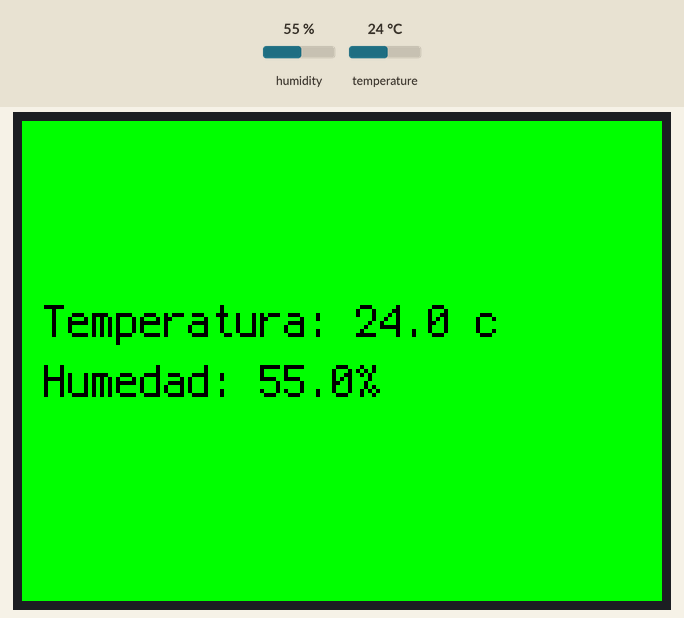
The program below on a simulated Raspberry Pi Pico running CircuitPython. Parts: 320×240 colour display. The inputs (shaded band) are chosen by the test bench; at power-on: humidity 55 %, temperature 24 °C. What the program prints to the serial console is not drawn.

Above: at 1.2 s.
1.3 s: humidity set to 22 %
At 2.6 s:
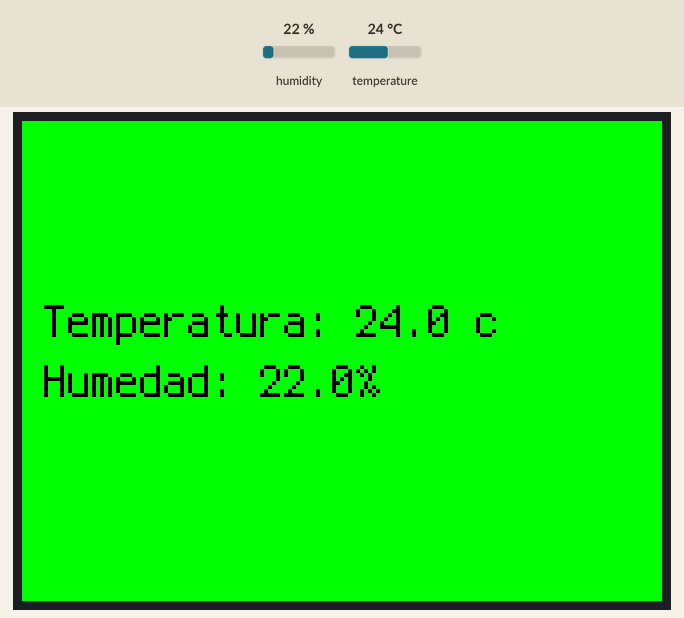
3.0 s: temperature set to 12 °C
At 3.8 s:
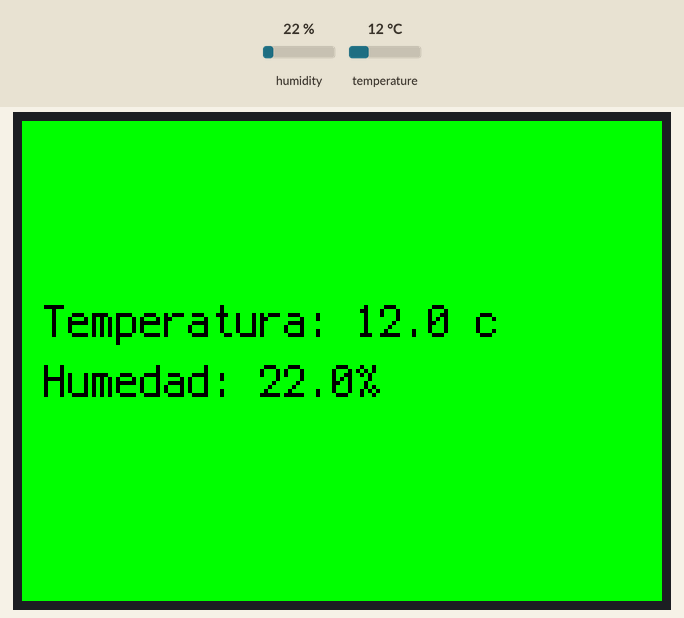
4.5 s: humidity set to 40 %
At 5.1 s:
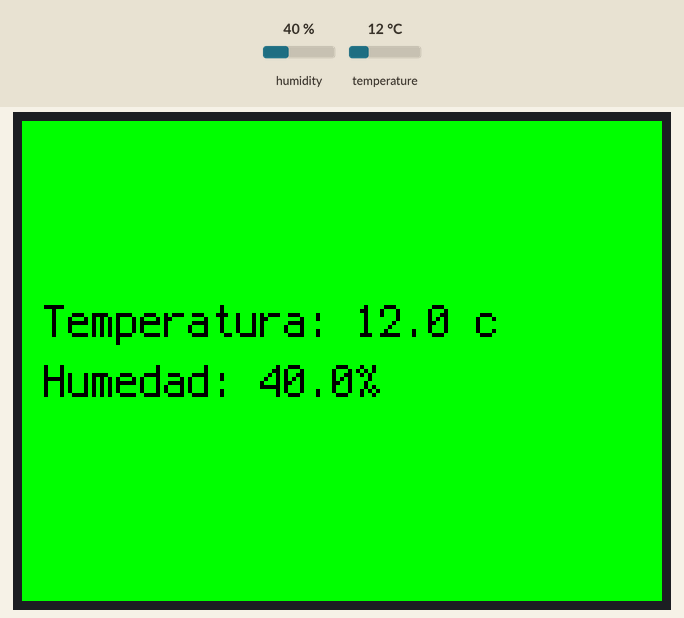
6.0 s: temperature set to 19 °C
Timing chart, 0 to 8.5 s (numbered marks = the images above; inputs shaded):
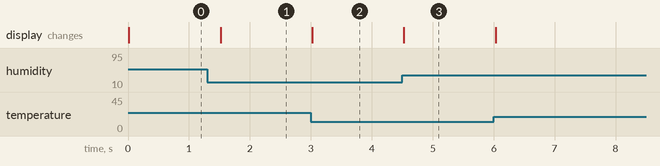

Measured:
- after the input at 1.3 s, the display: changes after 0.22 s (image 1)
- after the input at 3.0 s, the display: changes at once (image 2)
- after the input at 4.5 s, the display: changes at once (image 3)

The program:

DHT20_Sensor_Temp_Humedad.py
```python
import terminalio
from adafruit_display_text import label
from fourwire import FourWire
import board, busio, os, displayio
import adafruit_ahtx0
from adafruit_st7789 import ST7789
import adafruit_ahtx0
import time

# Declaracion de Pines - Pantalla LCD - Starter Kit for Pico 2
mosi_pin = board.GP7 # MOSI
clk_pin = board.GP6 # Clock
reset_pin = board.GP24 # Reset
cs_pin = board.GP17 # Chip Select
dc_pin = board.GP16 # RS (register select) o DC (data command)
disp_blk = board.GP0 # Pin Led Back Light

# Declaracion de pines Sensor DHT20
sensor_scl = board.GP3
sensor_sda = board.GP2

# Inicializacion del bus de datos SPI
displayio.release_displays()
spi = busio.SPI(clock=clk_pin, MOSI=mosi_pin)
display_bus = FourWire(spi, command=dc_pin, chip_select=cs_pin, reset=reset_pin)

# Inicializacion del bus de datos I2C
i2c = busio.I2C(sensor_scl, sensor_sda)
sensor_dht20 = adafruit_ahtx0.AHTx0(i2c)

# Inicializacion del Display ST7789
display = ST7789(display_bus, width=320 , height=240, backlight_pin=disp_blk, rotation=270)

# Se Inicializa el Contenedor Principal
pantalla = displayio.Group(scale=1, x=0, y=0) # Grupo recibe parametros Scale, x, y (zoom y posicion en la pantalla)
display.root_group = pantalla # Pantalla se declara como grupo principal

# Inicializacion de los Pixeles y Paleta de Colores
color_bitmap = displayio.Bitmap(320, 240, 1) # Cantidad de Pixeles Ancho y Alto y Cantidad de Colores
color_palette = displayio.Palette(1) # Se inicia la paleta de colores
color_palette[0] = 0x00FF00 # Color Verde

# Inicializacion Fondo de Pantalla
fondo_patalla = displayio.TileGrid(color_bitmap, pixel_shader=color_palette, x=0, y=0)
pantalla.append(fondo_patalla) # Se agrega fondo de pantalla al contenerdo del grupo principal

# Se inicializa el contenedor principal de los Textos
text_group = displayio.Group(scale=2, x=11, y=100) # Grupo de Texto recibe parametros Scale, x, y (zoom y posicion)


# Se inicializa el area de texto
text_area= label.Label(terminalio.FONT, text="", color=0x000000) # Recibe parametros Fuente, Texto y Color de texto

# Se agrega el area de texto al grupo de texto
text_group.append(text_area)

# Se agrega el grupo de texto al Contenedor General de la Pantalla
pantalla.append(text_group)

print('fin de programa') # imprimir en consola

while True:
    text_area.text = (f"Temperatura: {sensor_dht20.temperature:.1f} c"
                      +"\n"
                      + f"Humedad: {sensor_dht20.relative_humidity:.1f}%"
                      )
    time.sleep(0.5)
```
